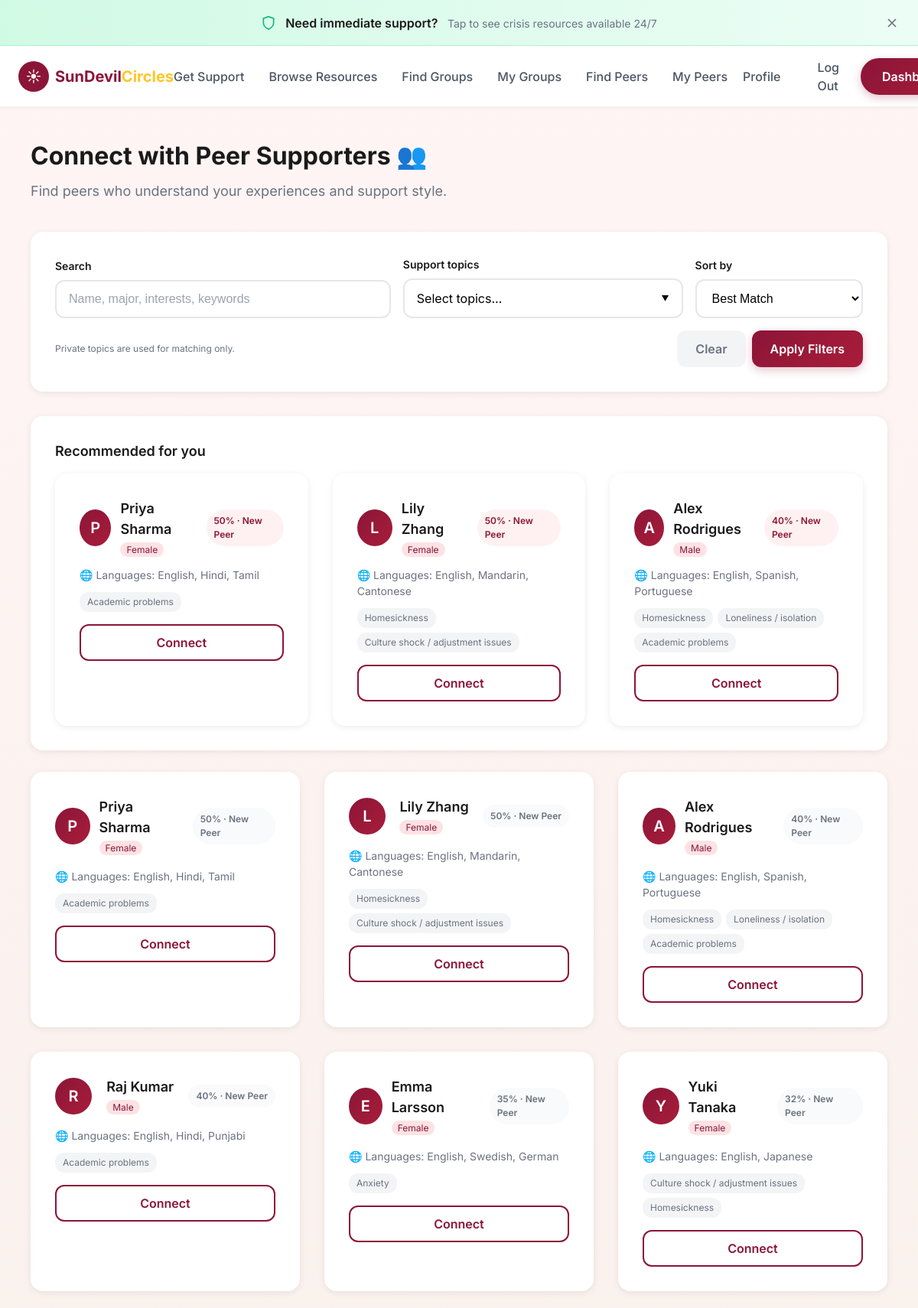
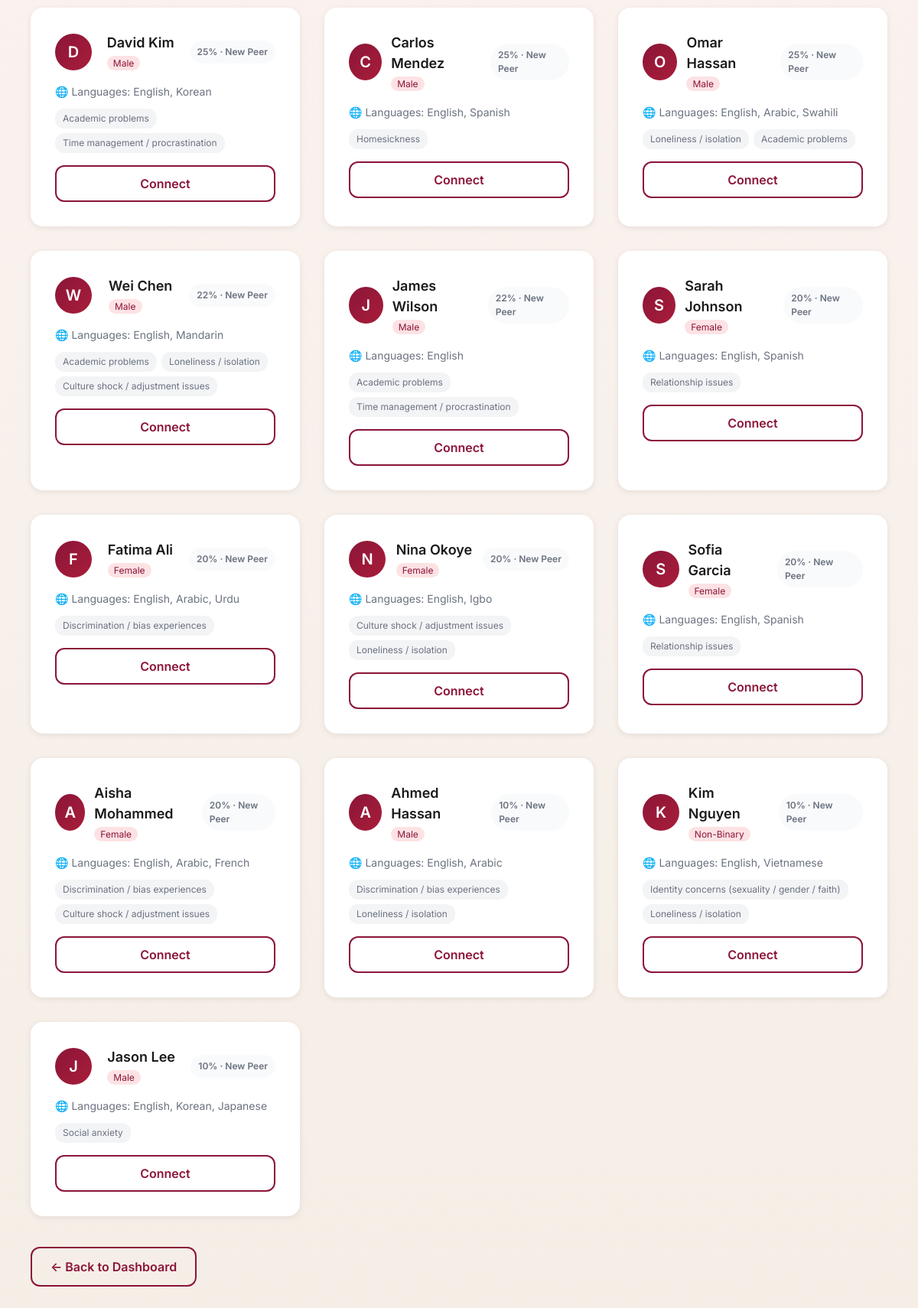
Page /people (signed in) on the committed database (2 pictures, top to bottom).
### tables this page shows
CREATE TABLE profiles (
                user_id INTEGER PRIMARY KEY,
                display_name TEXT,
                gender TEXT DEFAULT '',
                preferred_language TEXT DEFAULT '',
                primary_challenge TEXT DEFAULT '',
                support_style TEXT DEFAULT 'mixed',
                support_topics TEXT DEFAULT '',
                private_topics TEXT DEFAULT '',
                languages TEXT DEFAULT '',
                cultural_background TEXT DEFAULT '',
                onboarding_complete INTEGER DEFAULT 0, graduation_year TEXT DEFAULT "", degree_program TEXT DEFAULT "",
                FOREIGN KEY (user_id) REFERENCES users(id)
            );

### app.py (the view, shortened to what this page needs)
@app.route("/people", methods=["GET"])
@login_required
def people():
    if not session.get("display_name"):
        return redirect(url_for("onboarding"))
    user_id = session.get("user_id")
    search_query = request.args.get("q", "").strip().lower()
    selected_topics = request.args.getlist("topics")
    sort_by = request.args.get("sort", "best")
    filter_challenge = request.args.get("filter", "")
    selected_topics = normalize_topic_ids(selected_topics)
    current_profile = load_profile_from_db(user_id) if user_id else None
    if not current_profile:
        current_profile = get_profile_dict()
    db = get_db()
    all_profiles = db.execute('''
        SELECT p.*, u.username FROM profiles p
        JOIN users u ON p.user_id = u.id
        WHERE p.user_id != ? AND p.display_name IS NOT NULL AND p.display_name != ''
    ''', (user_id,)).fetchall()
    peers = []
    for row in all_profiles:
        challenges = normalize_topic_ids((row['primary_challenge'] or '').split(','))
        support_topics = normalize_topic_ids((row['support_topics'] or '').split(','))
        private_topics = set(normalize_topic_ids((row['private_topics'] or '').split(',')))
        peer_topics = list(dict.fromkeys(challenges + support_topics))
        public_topics = [t for t in peer_topics if t not in private_topics]
        peer_profile = {
            "display_name": row['display_name'] or 'Anonymous',
            "gender": row['gender'] if 'gender' in row.keys() else '',
            "preferred_language": row['preferred_language'] or '',
            "primary_challenge": challenges,
            "support_topics": support_topics,
            "private_topics": list(private_topics),
            "languages": (row['languages'] or '').split(',') if row['languages'] else [],
            "cultural_background": (row['cultural_background'] or '').split(',') if row['cultural_background'] else [],
            "support_style": row['support_style'] or 'mixed'
        }
        if selected_topics:
            if not set(selected_topics) & set(peer_topics):
                continue
        match_score = calculate_match_score(current_profile, peer_profile)
        if match_score >= 80:
            match_label = "Best Fit"
        elif match_score >= 60:
            match_label = "Good Fit"
        else:
            match_label = "New Peer"
        peers.append({
            "user_id": row['user_id'],
            "display_name": row['display_name'] or 'Anonymous',
            "gender": row['gender'] if 'gender' in row.keys() else '',
            "preferred_language": row['preferred_language'] or '',
            "primary_challenge": ",".join(peer_topics),
            "public_topics": public_topics,
            "support_style": row['support_style'] or 'mixed',
            "languages": peer_profile.get("languages", []),
            "match_score": match_score,
            "match_label": match_label
        })
    if user_id:
        similar = get_similar_users(user_id, top_n=10, threshold=0.2)
    incoming_requests = get_pending_requests_for_user(user_id)
    if sort_by == "alpha":
        peers.sort(key=lambda p: p.get("display_name", ""))
    elif sort_by == "recent":
        peers.sort(key=lambda p: p.get("user_id", 0), reverse=True)
    else:
        peers.sort(key=lambda p: p.get("match_score", 0), reverse=True)
    recommended_peers = peers[:3]
    return render_template(
        "people.html",
        peers=peers,
        recommended_peers=recommended_peers,
        filter=filter_challenge,
        incoming_requests=incoming_requests,
        username=session.get("username"),
        support_topic_categories=SUPPORT_TOPIC_CATEGORIES,
        support_topic_index=SUPPORT_TOPIC_INDEX,
        selected_topics=selected_topics,
        search_query=search_query,
        sort_by=sort_by
    )

### templates/people.html (shortened to what this page needs)
{% extends "base.html" %}
{% block content %}
<div class="container" style="padding-top: 180px; padding-bottom: 80px;">
    <div style="margin-bottom: 40px;">
        <h1 style="font-size: 32px; font-weight: 700; color: var(--text-primary);">Connect with Peer Supporters 👥</h1>
        <p style="color: var(--text-secondary); margin-top: 8px; font-size: 18px;">Find peers who understand your
            experiences and support style.</p>
    </div>
    <div class="card" style="margin-bottom: 32px;">
        <form method="GET" action="{{ url_for('people') }}">
            <div style="display: grid; grid-template-columns: 1.2fr 1fr 0.6fr; gap: 16px; align-items: end;">
                <div>
                    <label style="display: block; font-size: 14px; font-weight: 600; margin-bottom: 8px;">Search</label>
                    <input type="text" name="q" class="form-input" placeholder="Name, major, interests, keywords"
                        value="{{ search_query }}">
                </div>
                <div>
                    <label style="display: block; font-size: 14px; font-weight: 600; margin-bottom: 8px;">Support
                        topics</label>
                    <div class="topic-dropdown" style="position: relative;">
                        <button type="button" class="form-input topic-dropdown-btn"
                            style="text-align: left; cursor: pointer; display: flex; justify-content: space-between; align-items: center;"
                            onclick="toggleTopicDropdown('filterTopics')">
                            <span id="filterTopicsLabel">Select topics...</span>
                            <span style="font-size: 10px;">▼</span>
                        </button>
                    </div>
                </div>
                <div>
                    <label style="display: block; font-size: 14px; font-weight: 600; margin-bottom: 8px;">Sort
                        by</label>
                    <select name="sort" class="form-input">
                        <option value="best" {{ 'selected' if sort_by=='best' else '' }}>Best Match</option>
                    </select>
                </div>
            </div>
            <div
                style="display: flex; justify-content: space-between; align-items: center; margin-top: 16px; gap: 12px;">
                <p style="font-size: 12px; color: var(--text-secondary);">Private topics are used for matching only.</p>
                <div style="display: flex; gap: 8px;">
                    <a href="{{ url_for('people') }}" class="btn btn-secondary">Clear</a>
                    <button type="submit" class="btn btn-maroon">Apply Filters</button>
                </div>
            </div>
        </form>
    </div>
    {% if recommended_peers and recommended_peers|length > 0 %}
    <div class="card" style="margin-bottom: 28px;">
        <h3 style="font-size: 18px; font-weight: 600; margin-bottom: 16px;">Recommended for you</h3>
        <div class="steps-grid">
            {% for peer in recommended_peers %}
            <div class="step-card">
                <div style="display: flex; align-items: center; justify-content: space-between; gap: 12px;">
                    <div style="display: flex; align-items: center; gap: 12px;">
                        <div
                            style="width: 48px; height: 48px; background: linear-gradient(135deg, #8B1538, #A91D3A); border-radius: 50%; display: flex; align-items: center; justify-content: center; color: white; font-size: 20px; font-weight: 600;">
                            {{ peer.display_name[0].upper() if peer.display_name else '?' }}
                        </div>
                        <div>
                            <h3 style="font-size: 18px; font-weight: 600; color: var(--text-primary);">{{
                                peer.display_name }}
                            </h3>
                            {% if peer.gender %}
                            <span
                                style="font-size: 12px; background: var(--pink-light); color: var(--primary-maroon); padding: 2px 8px; border-radius: 12px;">{{
                                peer.gender|title }}</span>
                            {% endif %}
                        </div>
                    </div>
                    <span
                        style="font-size: 12px; padding: 6px 10px; border-radius: 999px; background: #FFF1F2; color: var(--primary-maroon); font-weight: 600;">{{
                        peer.match_score }}% · {{ peer.match_label }}</span>
                </div>
                {% if peer.languages and peer.languages|length > 0 %}
                <p style="font-size: 14px; color: var(--text-secondary); margin: 12px 0 8px;">
                    🌐 Languages: {{ peer.languages|join(', ') }}
                </p>
                {% elif peer.preferred_language %}
                <p style="font-size: 14px; color: var(--text-secondary); margin: 12px 0 8px;">
                    🌐 Speaks {{ peer.preferred_language }}
                </p>
                {% endif %}
                {% if peer.public_topics %}
                <div style="display: flex; flex-wrap: wrap; gap: 6px; margin-top: 12px;">
                    {% for topic in peer.public_topics[:4] %}
                    <span
                        style="font-size: 12px; background: #F3F4F6; color: var(--text-secondary); padding: 4px 10px; border-radius: 12px;">
                        {{ support_topic_index.get(topic, {}).get('label', topic) }}
                    </span>
                    {% endfor %}
                </div>
                {% endif %}
                <button onclick="connectWithPeer('{{ peer.user_id }}', '{{ peer.display_name }}')"
                    class="btn btn-outline" style="width: 100%; margin-top: 16px;">
                    Connect
                </button>
            </div>
            {% endfor %}
        </div>
    </div>
    {% endif %}
    {% if peers and peers|length > 0 %}
    <div class="steps-grid">
        {% for peer in peers %}
        <div class="step-card">
            <div
                style="display: flex; align-items: center; justify-content: space-between; gap: 12px; margin-bottom: 16px;">
                <div
                    style="width: 48px; height: 48px; background: linear-gradient(135deg, #8B1538, #A91D3A); border-radius: 50%; display: flex; align-items: center; justify-content: center; color: white; font-size: 20px; font-weight: 600;">
                    {{ peer.display_name[0].upper() if peer.display_name else '?' }}
                </div>
                <div>
                    <h3 style="font-size: 18px; font-weight: 600; color: var(--text-primary);">{{ peer.display_name }}
                    </h3>
                    {% if peer.gender %}
                    <span
                        style="font-size: 12px; background: var(--pink-light); color: var(--primary-maroon); padding: 2px 8px; border-radius: 12px;">{{
                        peer.gender|title }}</span>
                    {% endif %}
                </div>
                <span
                    style="font-size: 12px; padding: 6px 10px; border-radius: 999px; background: #F9FAFB; color: var(--text-secondary); font-weight: 600;">{{
                    peer.match_score }}% · {{ peer.match_label }}</span>
            </div>
            {% if peer.languages and peer.languages|length > 0 %}
            <p style="font-size: 14px; color: var(--text-secondary); margin-bottom: 8px;">
                🌐 Languages: {{ peer.languages|join(', ') }}
            </p>
            {% elif peer.preferred_language %}
            <p style="font-size: 14px; color: var(--text-secondary); margin-bottom: 8px;">
                🌐 Speaks {{ peer.preferred_language }}
            </p>
            {% endif %}
            {% if peer.public_topics %}
            <div style="display: flex; flex-wrap: wrap; gap: 6px; margin-top: 12px;">
                {% for topic in peer.public_topics[:4] %}
                <span
                    style="font-size: 12px; background: #F3F4F6; color: var(--text-secondary); padding: 4px 10px; border-radius: 12px;">
                    {{ support_topic_index.get(topic, {}).get('label', topic) }}
                </span>
                {% endfor %}
            </div>
            {% endif %}
            <button onclick="connectWithPeer('{{ peer.user_id }}', '{{ peer.display_name }}')" class="btn btn-outline"
                style="width: 100%; margin-top: 16px;">
                Connect
            </button>
        </div>
        {% endfor %}
    </div>
    {% endif %}
    <div style="margin-top: 40px;">
        <a href="{{ url_for('decision') }}" class="btn btn-outline">← Back to Dashboard</a>
    </div>
</div>
{% endblock %}

### templates/base.html (shortened to what this page needs)
<!DOCTYPE html>
<html lang="en">
<head>
    <link rel="stylesheet" href="{{ url_for('static', filename='style.css') }}">
</head>
<body>
    <div class="crisis-banner" id="crisisBanner">
        <div class="crisis-banner-content" onclick="toggleCrisisPanel()">
            <svg class="crisis-banner-icon" viewBox="0 0 24 24" fill="none" stroke="currentColor" stroke-width="2">
                <path d="M12 22s8-4 8-10V5l-8-3-8 3v7c0 6 8 10 8 10z" />
            </svg>
            <div class="crisis-banner-text">
                <strong>Need immediate support?</strong>
                <span>Tap to see crisis resources available 24/7</span>
            </div>
        </div>
        <svg class="crisis-banner-close" onclick="closeCrisisBanner(event)" viewBox="0 0 24 24" fill="none"
            stroke="currentColor" stroke-width="2">
            <path d="M18 6L6 18M6 6l12 12" />
        </svg>
    </div>
    <nav class="navbar" id="navbar">
        <div class="navbar-container"
            style="display: flex; align-items: center; justify-content: space-between; width: 100%; max-width: 1400px; margin: 0 auto; padding: 0 24px;">
            <a href="{{ url_for('index') }}" class="logo">
                <div class="logo-icon">☀</div>
                <div class="logo-text">
                    <span class="sun">SunDevil</span><span class="circle">Circles</span>
                </div>
            </a>
            <div class="nav-links" style="display: flex; gap: 32px; flex: 1; justify-content: center;">
                {% if session.get('user_id') %}
                <a href="{{ url_for('issue') }}" style="white-space: nowrap;">Get Support</a>
                <a href="{{ url_for('resources_hub') }}" style="white-space: nowrap;">Browse Resources</a>
                <a href="{{ url_for('groups_page') }}" style="white-space: nowrap;">Find Groups</a>
                <a href="{{ url_for('my_groups_page') }}" style="white-space: nowrap;">My Groups</a>
                <a href="{{ url_for('people') }}" style="white-space: nowrap;">Find Peers</a>
                <a href="{{ url_for('peers_page') }}" style="white-space: nowrap;">My Peers</a>
                {% else %}
                <a href="{{ url_for('index') }}#how-it-works">How It Works</a>
                <a href="{{ url_for('index') }}#safety">Safety</a>
                <a href="{{ url_for('index') }}#resources">Resources</a>
                {% endif %}
            </div>
            <div class="nav-actions" style="display: flex; gap: 8px; align-items: center;">
                {% if session.get('user_id') %}
                <a href="{{ url_for('profile') }}" class="btn-signin">Profile</a>
                <a href="{{ url_for('logout') }}" class="btn-signin">Log Out</a>
                <a href="{{ url_for('decision') }}" class="btn-primary">Dashboard</a>
                {% else %}
                <a href="{{ url_for('login') }}" class="btn-signin">Sign In</a>
                <a href="{{ url_for('signup') }}" class="btn-primary">Get Started</a>
                {% endif %}
            </div>
        </div>
    </nav>
    <main>
        {% block content %}{% endblock %}
    </main>
</body>
</html>

### rows in the picture
profiles: display_name "P", display_name "Priya Sharma", gender "Female", match_score "50", match_label "New Peer", languages "English, Hindi, Tamil", get "Academic problems", get "Academic problems"
profiles: display_name "L", display_name "Lily Zhang", gender "Female", match_score "50", match_label "New Peer", languages "English, Mandarin, Cantonese", get "Homesickness" "Culture shock / adjustment issues", get "Homesickness" "Culture shock / adjustment issues"
profiles: display_name "A", display_name "Alex Rodrigues", gender "Male", match_score "40", match_label "New Peer", languages "English, Spanish, Portuguese", get "Homesickness" "Loneliness / isolation" "Academic problems", get "Homesickness" "Loneliness / isolation" "Academic problems"
profiles: display_name "R", display_name "Raj Kumar", gender "Male", match_score "40", match_label "New Peer", languages "English, Hindi, Punjabi", get "Academic problems"
profiles: display_name "E", display_name "Emma Larsson", gender "Female", match_score "35", match_label "New Peer", languages "English, Swedish, German", get "Anxiety"
profiles: display_name "Y", display_name "Yuki Tanaka", gender "Female", match_score "32", match_label "New Peer", languages "English, Japanese", get "Culture shock / adjustment issues" "Homesickness"
profiles: display_name "D", display_name "David Kim", gender "Male", match_score "25", match_label "New Peer", languages "English, Korean", get "Academic problems" "Time management / procrastination"
profiles: display_name "C", display_name "Carlos Mendez", gender "Male", match_score "25", match_label "New Peer", languages "English, Spanish", get "Homesickness"
profiles: display_name "O", display_name "Omar Hassan", gender "Male", match_score "25", match_label "New Peer", languages "English, Arabic, Swahili", get "Loneliness / isolation" "Academic problems"
profiles: display_name "W", display_name "Wei Chen", gender "Male", match_score "22", match_label "New Peer", languages "English, Mandarin", get "Academic problems" "Loneliness / isolation" "Culture shock / adjustment issues"
profiles: display_name "J", display_name "James Wilson", gender "Male", match_score "22", match_label "New Peer", languages "English", get "Academic problems" "Time management / procrastination"
profiles: display_name "S", display_name "Sarah Johnson", gender "Female", match_score "20", match_label "New Peer", languages "English, Spanish", get "Relationship issues"
profiles: display_name "F", display_name "Fatima Ali", gender "Female", match_score "20", match_label "New Peer", languages "English, Arabic, Urdu", get "Discrimination / bias experiences"
profiles: display_name "N", display_name "Nina Okoye", gender "Female", match_score "20", match_label "New Peer", languages "English, Igbo", get "Culture shock / adjustment issues" "Loneliness / isolation"
profiles: display_name "S", display_name "Sofia Garcia", gender "Female", match_score "20", match_label "New Peer", languages "English, Spanish", get "Relationship issues"
profiles: display_name "A", display_name "Aisha Mohammed", gender "Female", match_score "20", match_label "New Peer", languages "English, Arabic, French", get "Discrimination / bias experiences" "Culture shock / adjustment issues"
profiles: display_name "A", display_name "Ahmed Hassan", gender "Male", match_score "10", match_label "New Peer", languages "English, Arabic", get "Discrimination / bias experiences" "Loneliness / isolation"
profiles: display_name "K", display_name "Kim Nguyen", gender "Non-Binary", match_score "10", match_label "New Peer", languages "English, Vietnamese", get "Identity concerns (sexuality / gender / faith)" "Loneliness / isolation"
profiles: display_name "J", display_name "Jason Lee", gender "Male", match_score "10", match_label "New Peer", languages "English, Korean, Japanese", get "Social anxiety"
